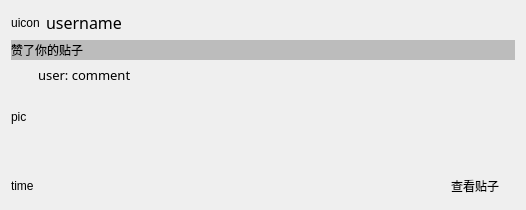
<?xml version="1.0" encoding="UTF-8"?>
<ui version="4.0">
 <class>Form</class>
 <widget class="QWidget" name="Form">
  <property name="geometry">
   <rect>
    <x>0</x>
    <y>0</y>
    <width>526</width>
    <height>210</height>
   </rect>
  </property>
  <property name="windowTitle">
   <string>点赞信息</string>
  </property>
  <property name="styleSheet">
   <string notr="true">QWidget{font-family: &quot;微软雅黑&quot;;}
</string>
  </property>
  <layout class="QGridLayout" name="gridLayout_2" rowstretch="0,1,0">
   <item row="0" column="0">
    <layout class="QHBoxLayout" name="horizontalLayout_3">
     <item>
      <widget class="QLabel" name="label_4">
       <property name="cursor">
        <cursorShape>PointingHandCursor</cursorShape>
       </property>
       <property name="text">
        <string>uicon</string>
       </property>
       <property name="alignment">
        <set>Qt::AlignCenter</set>
       </property>
      </widget>
     </item>
     <item>
      <widget class="QLabel" name="label_3">
       <property name="font">
        <font>
         <family>微软雅黑</family>
         <pointsize>12</pointsize>
        </font>
       </property>
       <property name="cursor">
        <cursorShape>PointingHandCursor</cursorShape>
       </property>
       <property name="text">
        <string>username</string>
       </property>
      </widget>
     </item>
     <item>
      <spacer name="horizontalSpacer">
       <property name="orientation">
        <enum>Qt::Horizontal</enum>
       </property>
       <property name="sizeHint" stdset="0">
        <size>
         <width>40</width>
         <height>20</height>
        </size>
       </property>
      </spacer>
     </item>
    </layout>
   </item>
   <item row="1" column="0">
    <layout class="QGridLayout" name="gridLayout" rowstretch="0,0">
     <property name="horizontalSpacing">
      <number>30</number>
     </property>
     <item row="0" column="0" colspan="4">
      <widget class="QLabel" name="label_10">
       <property name="minimumSize">
        <size>
         <width>0</width>
         <height>20</height>
        </size>
       </property>
       <property name="maximumSize">
        <size>
         <width>16777215</width>
         <height>20</height>
        </size>
       </property>
       <property name="styleSheet">
        <string notr="true">QLabel{
	background-color: rgb(188, 188, 188);
}
</string>
       </property>
       <property name="text">
        <string>赞了你的贴子</string>
       </property>
       <property name="alignment">
        <set>Qt::AlignLeading|Qt::AlignLeft|Qt::AlignVCenter</set>
       </property>
      </widget>
     </item>
     <item row="1" column="0" colspan="4">
      <layout class="QHBoxLayout" name="horizontalLayout" stretch="0,1">
       <property name="spacing">
        <number>11</number>
       </property>
       <item>
        <widget class="QLabel" name="label_2">
         <property name="text">
          <string>pic</string>
         </property>
        </widget>
       </item>
       <item>
        <widget class="QLabel" name="label_6">
         <property name="font">
          <font>
           <family>微软雅黑</family>
           <pointsize>10</pointsize>
          </font>
         </property>
         <property name="text">
          <string>user: comment</string>
         </property>
         <property name="alignment">
          <set>Qt::AlignLeading|Qt::AlignLeft|Qt::AlignTop</set>
         </property>
         <property name="wordWrap">
          <bool>true</bool>
         </property>
         <property name="textInteractionFlags">
          <set>Qt::TextBrowserInteraction</set>
         </property>
        </widget>
       </item>
      </layout>
     </item>
    </layout>
   </item>
   <item row="2" column="0">
    <layout class="QHBoxLayout" name="horizontalLayout_2">
     <item>
      <widget class="QLabel" name="label">
       <property name="text">
        <string>time</string>
       </property>
      </widget>
     </item>
     <item>
      <spacer name="horizontalSpacer_2">
       <property name="orientation">
        <enum>Qt::Horizontal</enum>
       </property>
       <property name="sizeHint" stdset="0">
        <size>
         <width>40</width>
         <height>20</height>
        </size>
       </property>
      </spacer>
     </item>
     <item>
      <widget class="QPushButton" name="pushButton">
       <property name="text">
        <string>查看贴子</string>
       </property>
       <property name="flat">
        <bool>true</bool>
       </property>
      </widget>
     </item>
    </layout>
   </item>
  </layout>
 </widget>
 <resources/>
 <connections/>
</ui>
